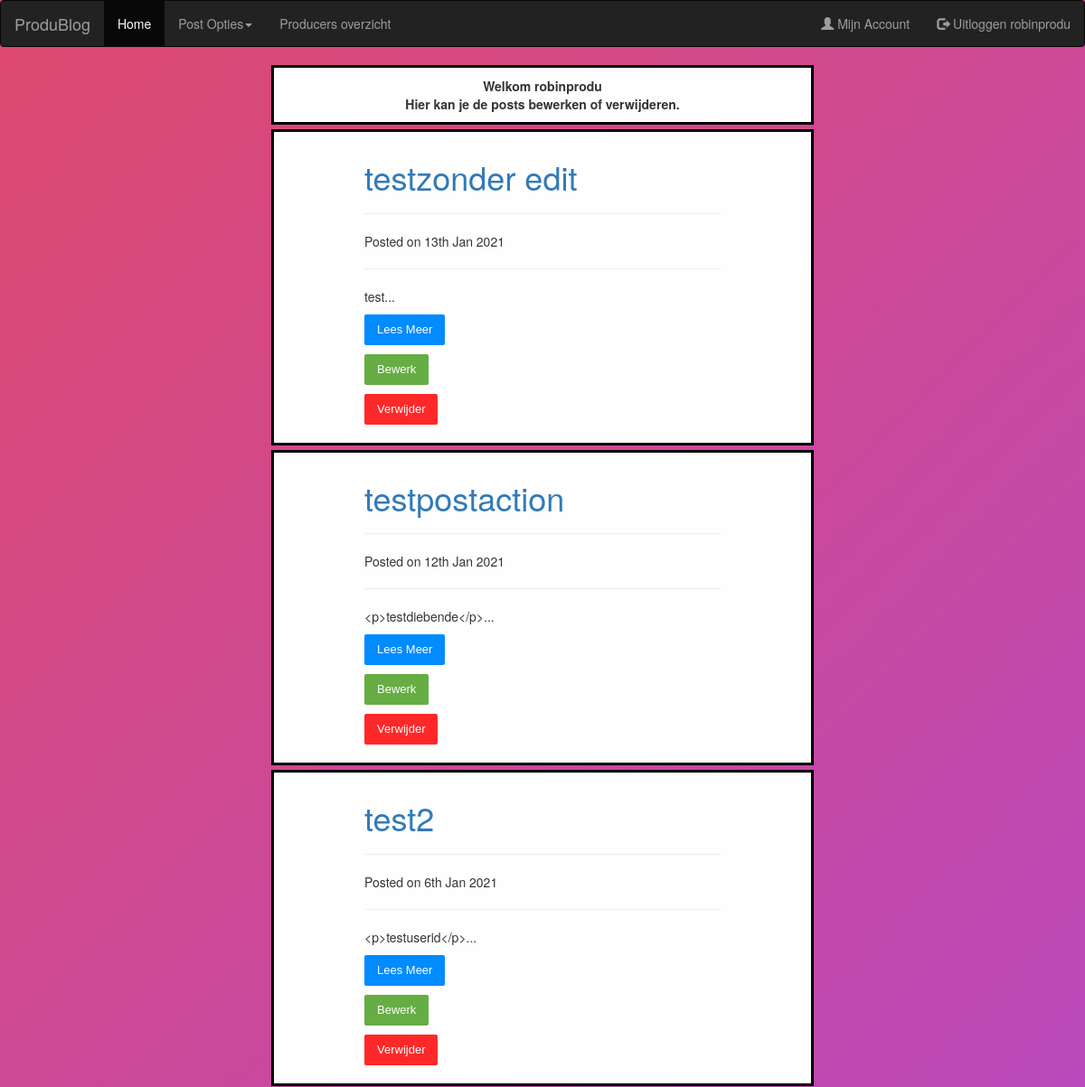
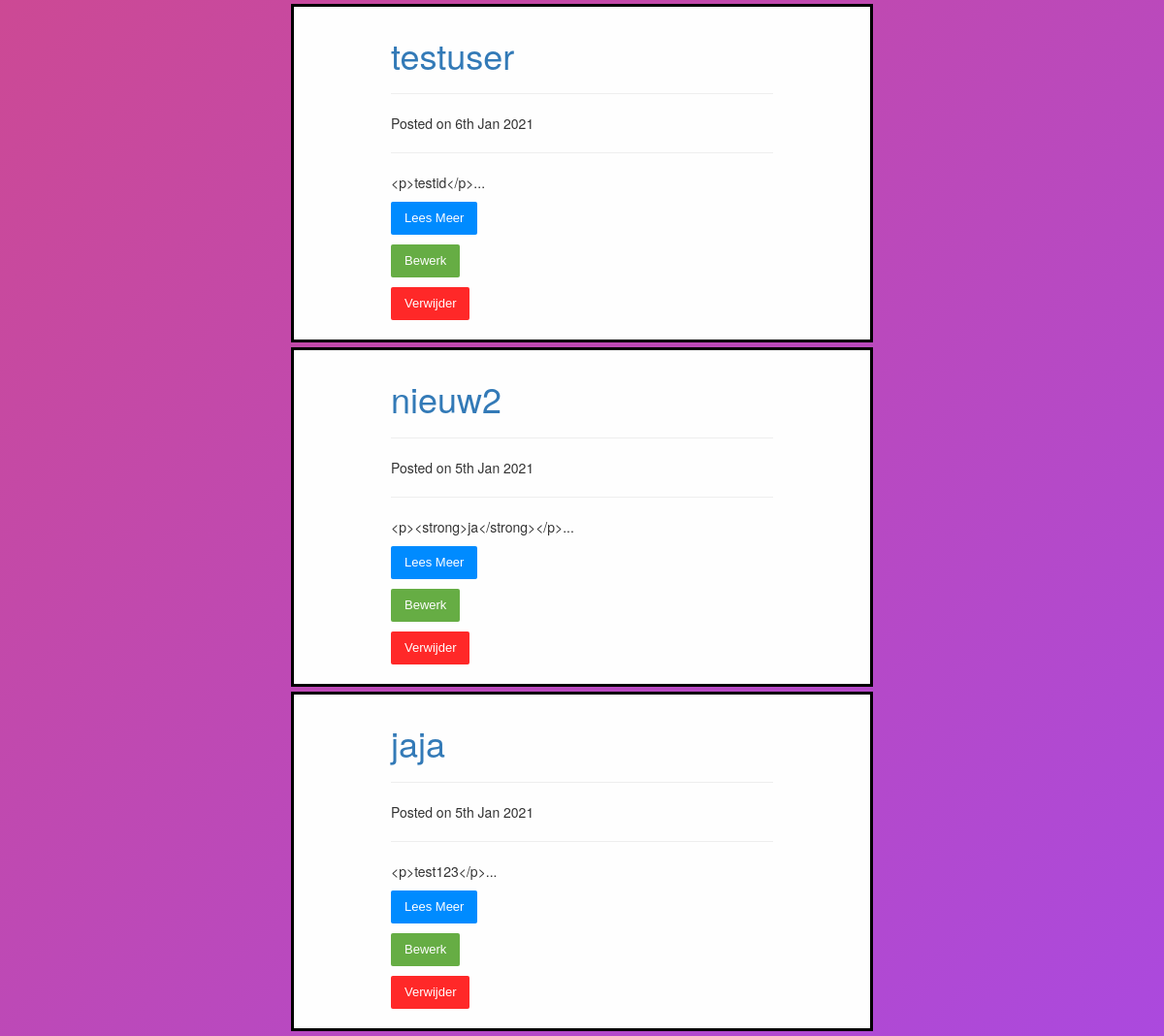
/Produblog/mijnposts.php (signed in), run on an earlier commit of the app's database (2 pictures, top to bottom).
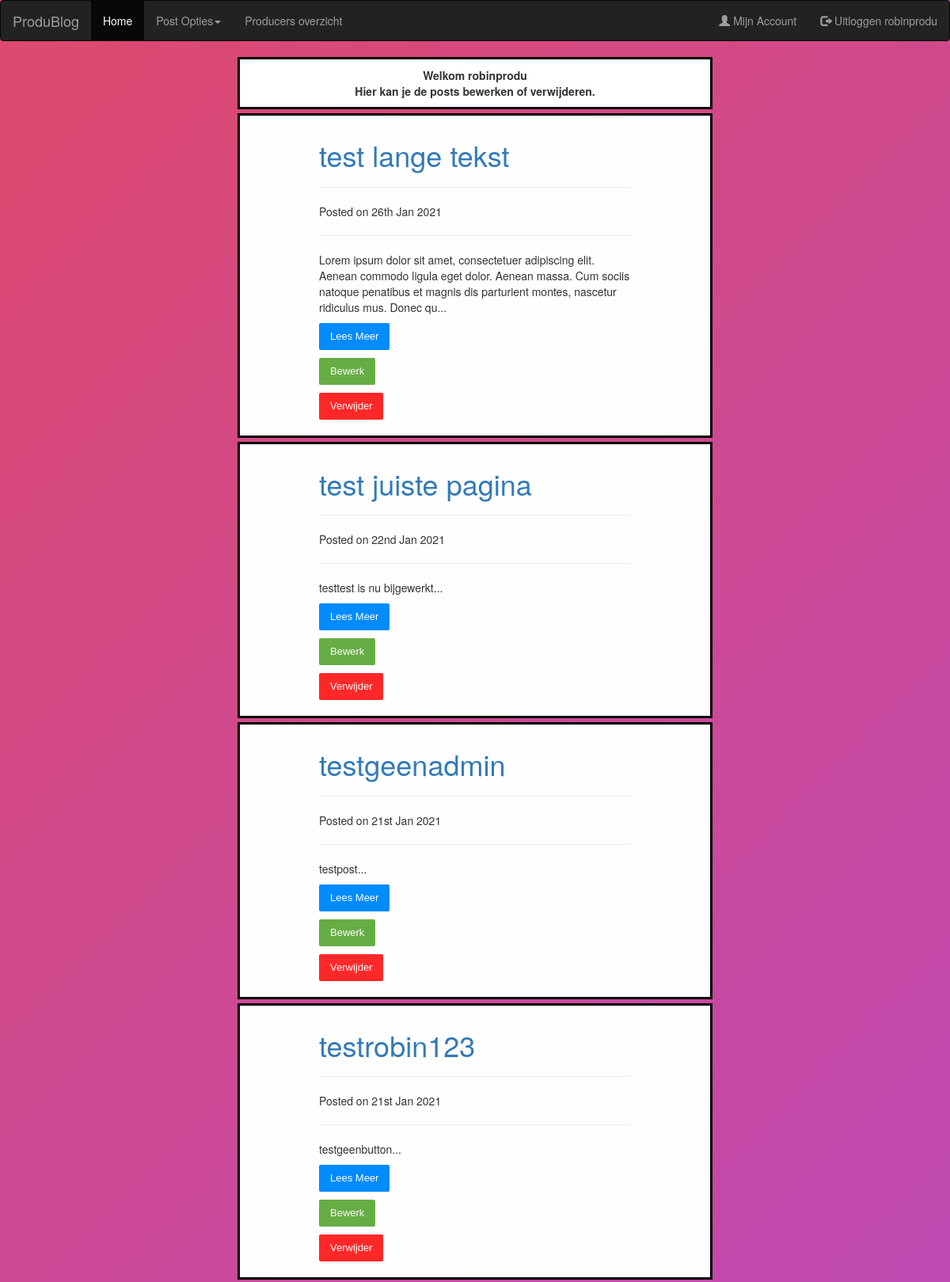
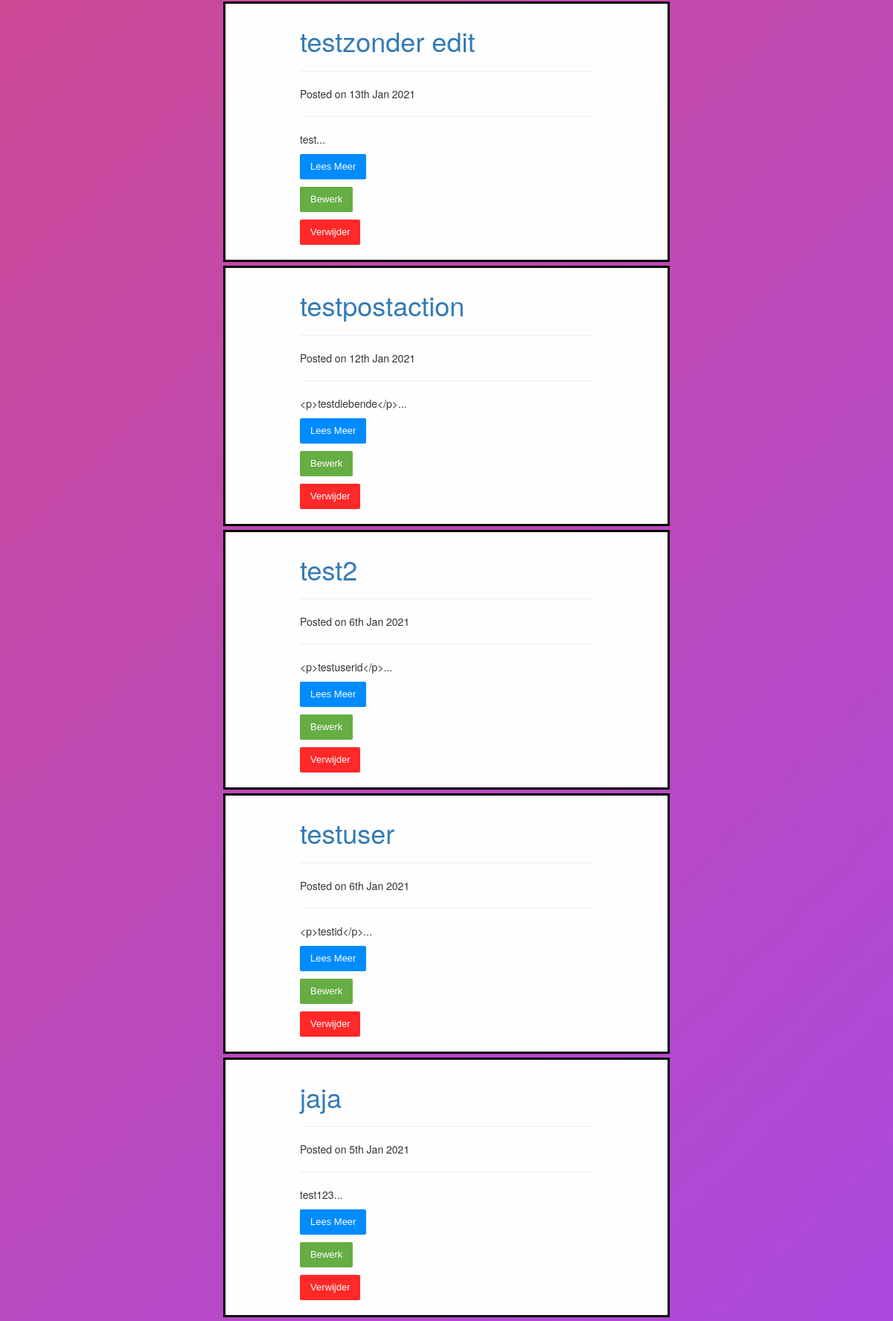
And on a later commit of the database (2 pictures, top to bottom).
### tables this page shows
CREATE TABLE `post` (
  `idPost` int(11) NOT NULL,
  `idUsers` int(11) NOT NULL,
  `postname` varchar(64) DEFAULT NULL,
  `postcontent` longtext NOT NULL,
  `file_ops` varchar(255) DEFAULT NULL,
  `datum` date DEFAULT NULL,
  `admin_post` tinyint(1) DEFAULT NULL
);

### Produblog/assets/includes/functions/functions.php (called while the page is built, shortened)
<?php
function getUserPost($id){
$row = null;
$input_parameters = array();
$con = getDBConnection();
$sql = "SELECT * FROM post WHERE idUsers ='$id' ORDER BY idPost DESC";
array_push($input_parameters , $row);
$stmt = $con->prepare($sql);
$stmt->execute($input_parameters);
return $row != null ? $stmt->fetch() : $stmt->fetchAll();
}
function html($text){
    return htmlspecialchars($text, ENT_QUOTES | ENT_SUBSTITUTE, 'UTF-8');
}
?>

### Produblog/mijnposts.php (the view, shortened to what this page needs)
<?php
$id = $_SESSION["idUsers"];
if(isset($_SESSION['usertype']) && ( ($_SESSION['usertype'] == 'producer')  or ($_SESSION['usertype'] == 'admin') ) ){
			echo "
			<div class='welkom-home'>
			Welkom ".$_SESSION['username']."
			<br>
			Hier kan je de posts bewerken of verwijderen.
			</div>
			";
	$posts = getUserPost($id);
		foreach($posts as $post){
		  echo"
		  <div class='container2'>
			<div class='content2'>
					<div>
					<h1><a href='show.php?id=".html($post->idPost)."'>".html($post->postname)."</a></h1>
					<hr>
					<p>Posted on ".date('jS M Y', strtotime($post->datum))."</p>
					<hr>
					<p>".$shortdisplay = substr(html($post->postcontent), 0, 200)."...</p>
					<form action='show.php?id=".html($post->idPost)."' method='post'>
					<p><button class='readbtn' type='submit' name='page' value='mijnposts' >Lees Meer</button></p>
					</form>
					<p><button class='updatebtn'><a href='editpost.php?id=".html($post->idPost)."'>Bewerk</a></button></p>
					<p><button class='deletebtn'><a href='deletepost.php?id=".html($post->idPost)."'>Verwijder</a></button></p>
					</div>
			</div>
		  </div>
		  ";
		}
}
?>
<?php include_once('assets/includes/footer.php'); ?>

What changed in the data, as far as the page shows it:
removed post: postname "nieuw2", datum "5th Jan 2021", postcontent "<p><strong>ja</strong></p>"
now on this page (row edited): post: postname "test lange tekst", datum "26th Jan 2021", postcontent "Lorem ipsum dolor sit amet, consectetuer adipiscing elit. Aenean commodo ligula eget dolor. Aenean massa. Cum sociis natoque penatibus et magnis dis parturient montes, nascetur ridiculus mus. Donec qu"
now on this page (row edited): post: postname "test juiste pagina", datum "22nd Jan 2021", postcontent "testtest is nu bijgewerkt"
now on this page (row edited): post: postname "testgeenadmin", datum "21st Jan 2021", postcontent "testpost"
now on this page (row edited): post: postname "testrobin123", datum "21st Jan 2021", postcontent "testgeenbutton"
changed post "jaja": postcontent "<p>test123</p>" → "test123"
